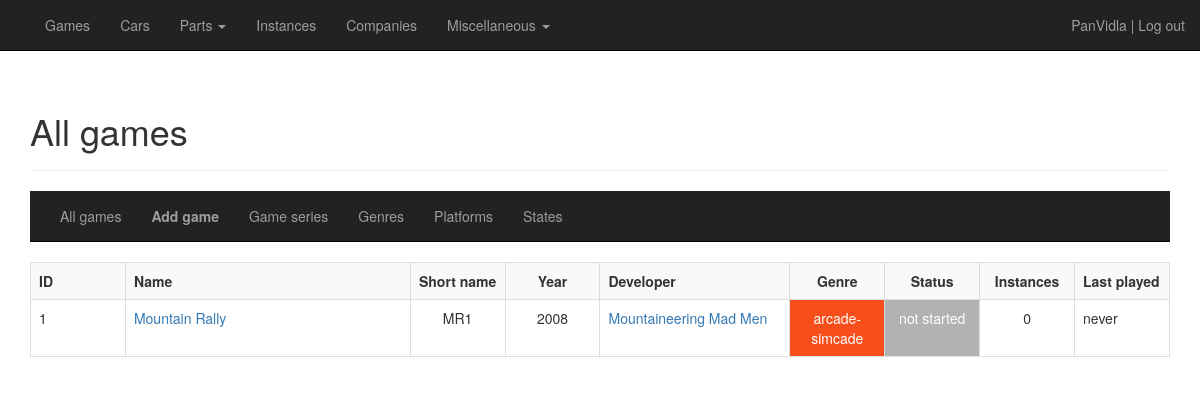
/games/all (signed in), run on the app's committed database.
### general/models/user.py (models this page shows, shortened)
class User(UserMixin, database.Model):
    __tablename__ = "users"
    id = database.Column(database.Integer, primary_key=True)
    username = database.Column(database.Unicode, nullable=False, unique=True)
    password_hash = database.Column(database.Unicode)
    current_instance = database.Column(database.Integer, default=0, nullable=False)

### general/models/game.py (models this page shows, shortened)
class Game(database.Model):
    __tablename__ = "games"
    id = database.Column(database.Integer, primary_key=True)
    datetime_added = database.Column(database.DateTime, default=datetime.utcnow, index=True, nullable=False)
    datetime_edited = database.Column(database.DateTime, default=datetime.utcnow, index=True, nullable=False)
    datetime_played = database.Column(database.DateTime, index=True, nullable=True)
    is_deleted = database.Column(database.Boolean, default=False, index=True, nullable=False)
    name_full = database.Column(database.Unicode, index=True, nullable=False)
    name_display = database.Column(database.Unicode, nullable=False)
    name_short = database.Column(database.Unicode, nullable=False)
    game_series_id = database.Column(database.Integer, database.ForeignKey("game_series.id"), index=True, nullable=True)
    order_in_series = database.Column(database.Integer, nullable=True)
    platforms = database.relationship('Platform', secondary="game_platform")
    developer_id = database.Column(database.Integer, database.ForeignKey("companies.id"), index=True, nullable=False)
    date_released = database.Column(database.Date, index=True, nullable=True)
    genre_id = database.Column(database.Integer, database.ForeignKey("game_genres.id"), index=True, nullable=False)
    game_state_id = database.Column(database.Integer, database.ForeignKey("game_states.id"), nullable=True)
    activities = database.relationship('GameActivity', backref='game', lazy='dynamic')
    no_of_instances = database.Column(database.Integer, default=0, nullable=False)
    no_of_times_played = database.Column(database.Integer, default=0, nullable=False)
    instances = database.relationship('Instance', backref='game', lazy='dynamic')
    texts = database.relationship('GameText', backref='game', lazy='dynamic')
    images = database.relationship('GameImage', backref='game', lazy='dynamic')
    def get_last_played_date(self):
        if self.datetime_played is not None:
            date_string = "{}/{}/{}".format(self.datetime_played.day,
                                            self.datetime_played.month,
                                            self.datetime_played.year)
            return date_string
        else:
            return "never"
    def get_state(self):
        return self.state.name if self.state is not None else "n/a"
    def get_year_released(self):
        return self.date_released.year if self.date_released is not None else "n/a"

class GameGenre(database.Model):
    __tablename__ = "game_genres"
    id = database.Column(database.Integer, primary_key=True)
    name = database.Column(database.Unicode, index=True, nullable=False, unique=True)
    realism = database.Column(database.Integer, nullable=False, unique=True)
    games = database.relationship('Game', backref='genre', lazy='dynamic')
    def get_css_name(self):
        if self.name == "arcade":
            return "genre-arcade"
        if self.name == "arcade-simcade":
            return "genre-arcade-simcade"

class GameState(database.Model):
    __tablename__ = "game_states"
    id = database.Column(database.Integer, primary_key=True)
    order = database.Column(database.Integer, index=True, nullable=False, unique=True)
    name = database.Column(database.Unicode, index=True, nullable=False, unique=True)
    games = database.relationship('Game', backref='state', lazy='dynamic')
    def get_css_name(self):
        if self.name == "not started":
            return "state-not-started"

### general/models/misc.py (models this page shows, shortened)
class Company(database.Model):
    __tablename__ = "companies"
    id = database.Column(database.Integer, primary_key=True)
    name_full = database.Column(database.Unicode, nullable=False)
    name_display = database.Column(database.Unicode, index=True, nullable=False)
    name_short = database.Column(database.Unicode, nullable=True)
    description = database.Column(database.Unicode, nullable=True)
    is_game_developer = database.Column(database.Boolean, default=False, index=True, nullable=False)
    is_game_publisher = database.Column(database.Boolean, default=False, index=True, nullable=False)
    is_car_manufacturer = database.Column(database.Boolean, default=False, index=True, nullable=False)
    is_car_part_manufacturer = database.Column(database.Boolean, default=False, index=True, nullable=False)
    owner_id = database.Column(database.Integer, database.ForeignKey("companies.id"), index=True, nullable=True)
    country_id = database.Column(database.Integer, database.ForeignKey("countries.id"), index=True, nullable=True)
    date_established = database.Column(database.Date, index=True, nullable=True)
    date_ceased_to_exist = database.Column(database.Date, nullable=True)
    no_of_games_developed = database.Column(database.Integer, default=0, nullable=True)
    no_of_cars_produced = database.Column(database.Integer, default=0, nullable=True)
    no_of_parts_produced = database.Column(database.Integer, default=0, nullable=True)
    cars = database.relationship('Car', secondary="car_manufacturer")
    engines = database.relationship('Engine', backref='manufacturer', lazy='dynamic')
    forced_induction = database.relationship('ForcedInduction', backref='manufacturer', lazy='dynamic')
    games = database.relationship('Game', backref='developer', lazy='dynamic')
    owner = database.relationship('Company', remote_side=[id], backref='owned_companies')
    transmissions = database.relationship('Transmission',  backref='manufacturer', lazy='dynamic')
    texts = database.relationship('CompanyText', backref='company', lazy='dynamic')
    images = database.relationship('CompanyImage', backref='company', lazy='dynamic')

### general/routes_games.py (the view)
@cardb.route("/games/", methods=['GET'])
@cardb.route("/games/all", methods=['GET'])
def overview_games():
    games = Game.query\
        .filter(Game.is_deleted != True)\
        .order_by(Game.name_display.asc()).all()
    return render_template("games_overview.html",
                           title="Games",
                           heading="All games",
                           games=games,
                           viewing="games")

### general/models/user.py (called while the page is built)
@login.user_loader
def load_user(id):
    return User.query.get(int(id))

### general/templates/games_overview.html
{% extends "games_base.html" %}
{% block games_content %}
    <div>
        <table class="table table-hover table-bordered table-striped">
            {% if games == [] %}
            <tr>
                <td class="col-sm-12 text-center"><b>There are no games in the database.</b></td>
            </tr>
            {% else %}
            {% include "_games_top.html" %}
                {% for game in games %}
                    {% with game=game %}
                        {% include "_games_row.html" %}
                    {% endwith %}
            {% endfor %}
            {% endif %}
        </table>
    </div>
{% endblock %}

### general/templates/base.html (shortened to what this page needs)
{% extends "bootstrap/base.html" %}
{% block styles %}
    {{super()}}
    <link href="{{ url_for('static', filename='css/car-database.css') }}" rel="stylesheet">
{% endblock %}
{% block navbar %}
    <nav class="navbar navbar-inverse navbar-static-top">
        <div class="container">
            <div class="collapse navbar-collapse" id="bs-example-navbar-collapse-1">
                <ul class="nav navbar-nav">
                    <li><a class="hover-underline-animation" href="{{ url_for('overview_games') }}">Games</a></li>
                    <li><a class="hover-underline-animation" href="{{ url_for('overview_cars') }}">Cars</a></li>
                    <li class="dropdown">
                        <a href="#" class="dropdown-toggle" data-toggle="dropdown">Parts <b class="caret"></b></a>
                    </li>
                    <li><a class="hover-underline-animation" href="{{ url_for('overview_instances') }}">Instances</a></li>
                    <li><a class="hover-underline-animation" href="{{ url_for('overview_companies') }}">Companies</a></li>
                    <li class="dropdown">
                        <a href="#" class="dropdown-toggle" data-toggle="dropdown">Miscellaneous <b class="caret"></b></a>
                    </li>
                </ul>
                <p class="navbar-text navbar-right">{% if current_user.is_anonymous %}<a href="{{ url_for('login') }}" class="navbar-link">Log in</a>{% else %}{{ current_user.username }} | <a href="{{ url_for('logout') }}" class="navbar-link">Log out</a>{% endif %}</p>
            </div>
        </div>
    </nav>
{% endblock %}
{% block content %}
    <div class="container">
        {% block cardb_content %}
        {% endblock %}
    </div>
{% endblock %}

### general/templates/_games_row.html
<tr>
    <td class="col-sm-1">{{ game.id }}</td>
    <td class="col-sm-3"><a href="{{ url_for('detail_game', id=game.id) }}">{{ game.name_display }}</a></td>
    <td class="col-sm-1 text-center">{{ game.name_short }}</td>
    <td class="col-sm-1 text-center">{{ game.get_year_released() }}</td>
    <td class="col-sm-2"><a href="{{ url_for('detail_company', id=game.developer.id) }}">{{ game.developer.name_display }}</a></td>
    <td class="col-sm-1 {% if game.genre != None %}{{ game.genre.get_css_name() }}{% endif %} text-center">{{ game.genre.name }}</td>
    <td class="col-sm-1 {% if game.state != None %}{{ game.state.get_css_name() }}{% endif %} text-center">{{ game.get_state() }}</td>
    <td class="col-sm-1 text-center">{{ game.no_of_instances }}</td>
    <td class="col-sm-1">{{ game.get_last_played_date() }}</td>
</tr>

### general/static/css/car-database.css (style rules this page uses)
.hover-underline-animation { display: inline-block; position: relative; color: white; }
.hover-underline-animation::after { content: ''; position: absolute; width: 100%; transform: scaleX(0); height: 2px; bottom: 0; left: 0; background-color: white; transform-origin: bottom right; transition: transform 0.25s ease-out; }
.genre-arcade-simcade { color: #ffffff; background: #f74f1b; }
.state-not-started { color: #ffffff; background: #b1b2b3; }

### data on the page
User: username "PanVidla"
Game: id "1", name_display "Mountain Rally", name_short "MR1", get_year_released "2008", developer.name_display "Mountaineering Mad Men", genre.name "arcade-simcade", get_state "not started", no_of_instances "0", get_last_played_date "never"

### other printed values
{{ heading }} "All games"
